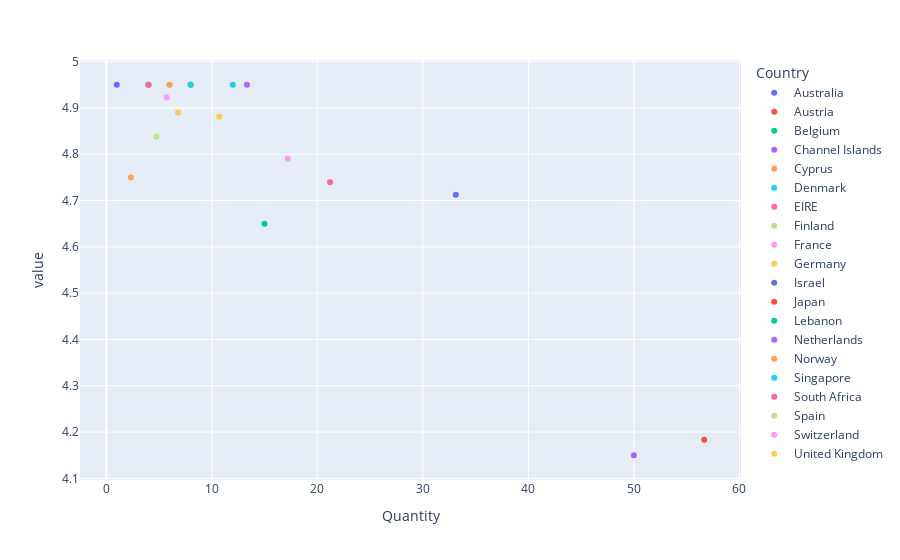

Notebook cell for this chart:
### Code cell
# Traces
traces = px.scatter(pb_country_qty_up , x="Quantity", y=['UnitPrice'],color="Country")

# Layout 
layout = go.Layout(width=700, height=600,
                   xaxis=go.layout.XAxis(title=go.layout.xaxis.Title(text='Average Quantity')),
                   yaxis=go.layout.YAxis(title=go.layout.yaxis.Title(text='Average Unit Price')),
                   title=go.layout.Title(text='Average Quantity VS Average Unit Price'));
# Plot
py.iplot(go.Figure(data=traces, layout=layout));

### Figure 1 — Plotly figure (JSON) as saved in the notebook; plotly's stock layout.template omitted (floating-point values rounded to 4 significant figures)
{"data": [{"hovertemplate": "Country=Australia<br>Quantity=%{x}<br>value=%{y}<extra></extra>", "legendgroup": "Australia", "marker": {"color": "#636efa", "symbol": "circle"}, "mode": "markers", "name": "Australia", "orientation": "v", "showlegend": true, "type": "scatter", "x": [33.12], "xaxis": "x", "y": [4.713], "yaxis": "y"}, {"hovertemplate": "Country=Austria<br>Quantity=%{x}<br>value=%{y}<extra></extra>", "legendgroup": "Austria", "marker": {"color": "#EF553B", "symbol": "circle"}, "mode": "markers", "name": "Austria", "orientation": "v", "showlegend": true, "type": "scatter", "x": [8], "xaxis": "x", "y": [4.95], "yaxis": "y"}, {"hovertemplate": "Country=Belgium<br>Quantity=%{x}<br>value=%{y}<extra></extra>", "legendgroup": "Belgium", "marker": {"color": "#00cc96", "symbol": "circle"}, "mode": "markers", "name": "Belgium", "orientation": "v", "showlegend": true, "type": "scatter", "x": [4], "xaxis": "x", "y": [4.95], "yaxis": "y"}, {"hovertemplate": "Country=Channel Islands<br>Quantity=%{x}<br>value=%{y}<extra></extra>", "legendgroup": "Channel Islands", "marker": {"color": "#ab63fa", "symbol": "circle"}, "mode": "markers", "name": "Channel Islands", "orientation": "v", "showlegend": true, "type": "scatter", "x": [13.33], "xaxis": "x", "y": [4.95], "yaxis": "y"}, {"hovertemplate": "Country=Cyprus<br>Quantity=%{x}<br>value=%{y}<extra></extra>", "legendgroup": "Cyprus", "marker": {"color": "#FFA15A", "symbol": "circle"}, "mode": "markers", "name": "Cyprus", "orientation": "v", "showlegend": true, "type": "scatter", "x": [2.333], "xaxis": "x", "y": [4.75], "yaxis": "y"}, {"hovertemplate": "Country=Denmark<br>Quantity=%{x}<br>value=%{y}<extra></extra>", "legendgroup": "Denmark", "marker": {"color": "#19d3f3", "symbol": "circle"}, "mode": "markers", "name": "Denmark", "orientation": "v", "showlegend": true, "type": "scatter", "x": [12], "xaxis": "x", "y": [4.95], "yaxis": "y"}, {"hovertemplate": "Country=EIRE<br>Quantity=%{x}<br>value=%{y}<extra></extra>", "legendgroup": "EIRE", "marker": {"color": "#FF6692", "symbol": "circle"}, "mode": "markers", "name": "EIRE", "orientation": "v", "showlegend": true, "type": "scatter", "x": [21.21], "xaxis": "x", "y": [4.739], "yaxis": "y"}, {"hovertemplate": "Country=Finland<br>Quantity=%{x}<br>value=%{y}<extra></extra>", "legendgroup": "Finland", "marker": {"color": "#B6E880", "symbol": "circle"}, "mode": "markers", "name": "Finland", "orientation": "v", "showlegend": true, "type": "scatter", "x": [6], "xaxis": "x", "y": [4.95], "yaxis": "y"}, {"hovertemplate": "Country=France<br>Quantity=%{x}<br>value=%{y}<extra></extra>", "legendgroup": "France", "marker": {"color": "#FF97FF", "symbol": "circle"}, "mode": "markers", "name": "France", "orientation": "v", "showlegend": true, "type": "scatter", "x": [5.727], "xaxis": "x", "y": [4.923], "yaxis": "y"}, {"hovertemplate": "Country=Germany<br>Quantity=%{x}<br>value=%{y}<extra></extra>", "legendgroup": "Germany", "marker": {"color": "#FECB52", "symbol": "circle"}, "mode": "markers", "name": "Germany", "orientation": "v", "showlegend": true, "type": "scatter", "x": [6.8], "xaxis": "x", "y": [4.89], "yaxis": "y"}, {"hovertemplate": "Country=Israel<br>Quantity=%{x}<br>value=%{y}<extra></extra>", "legendgroup": "Israel", "marker": {"color": "#636efa", "symbol": "circle"}, "mode": "markers", "name": "Israel", "orientation": "v", "showlegend": true, "type": "scatter", "x": [1], "xaxis": "x", "y": [4.95], "yaxis": "y"}, {"hovertemplate": "Country=Japan<br>Quantity=%{x}<br>value=%{y}<extra></extra>", "legendgroup": "Japan", "marker": {"color": "#EF553B", "symbol": "circle"}, "mode": "markers", "name": "Japan", "orientation": "v", "showlegend": true, "type": "scatter", "x": [56.67], "xaxis": "x", "y": [4.183], "yaxis": "y"}, {"hovertemplate": "Country=Lebanon<br>Quantity=%{x}<br>value=%{y}<extra></extra>", "legendgroup": "Lebanon", "marker": {"color": "#00cc96", "symbol": "circle"}, "mode": "markers", "name": "Lebanon", "orientation": "v", "showlegend": true, "type": "scatter", "x": [15], "xaxis": "x", "y": [4.65], "yaxis": "y"}, {"hovertemplate": "Country=Netherlands<br>Quantity=%{x}<br>value=%{y}<extra></extra>", "legendgroup": "Netherlands", "marker": {"color": "#ab63fa", "symbol": "circle"}, "mode": "markers", "name": "Netherlands", "orientation": "v", "showlegend": true, "type": "scatter", "x": [50], "xaxis": "x", "y": [4.15], "yaxis": "y"}, {"hovertemplate": "Country=Norway<br>Quantity=%{x}<br>value=%{y}<extra></extra>", "legendgroup": "Norway", "marker": {"color": "#FFA15A", "symbol": "circle"}, "mode": "markers", "name": "Norway", "orientation": "v", "showlegend": true, "type": "scatter", "x": [6], "xaxis": "x", "y": [4.95], "yaxis": "y"}, {"hovertemplate": "Country=Singapore<br>Quantity=%{x}<br>value=%{y}<extra></extra>", "legendgroup": "Singapore", "marker": {"color": "#19d3f3", "symbol": "circle"}, "mode": "markers", "name": "Singapore", "orientation": "v", "showlegend": true, "type": "scatter", "x": [8], "xaxis": "x", "y": [4.95], "yaxis": "y"}, {"hovertemplate": "Country=South Africa<br>Quantity=%{x}<br>value=%{y}<extra></extra>", "legendgroup": "South Africa", "marker": {"color": "#FF6692", "symbol": "circle"}, "mode": "markers", "name": "South Africa", "orientation": "v", "showlegend": true, "type": "scatter", "x": [4], "xaxis": "x", "y": [4.95], "yaxis": "y"}, {"hovertemplate": "Country=Spain<br>Quantity=%{x}<br>value=%{y}<extra></extra>", "legendgroup": "Spain", "marker": {"color": "#B6E880", "symbol": "circle"}, "mode": "markers", "name": "Spain", "orientation": "v", "showlegend": true, "type": "scatter", "x": [4.75], "xaxis": "x", "y": [4.838], "yaxis": "y"}, {"hovertemplate": "Country=Switzerland<br>Quantity=%{x}<br>value=%{y}<extra></extra>", "legendgroup": "Switzerland", "marker": {"color": "#FF97FF", "symbol": "circle"}, "mode": "markers", "name": "Switzerland", "orientation": "v", "showlegend": true, "type": "scatter", "x": [17.2], "xaxis": "x", "y": [4.79], "yaxis": "y"}, {"hovertemplate": "Country=United Kingdom<br>Quantity=%{x}<br>value=%{y}<extra></extra>", "legendgroup": "United Kingdom", "marker": {"color": "#FECB52", "symbol": "circle"}, "mode": "markers", "name": "United Kingdom", "orientation": "v", "showlegend": true, "type": "scatter", "x": [10.71], "xaxis": "x", "y": [4.881], "yaxis": "y"}], "layout": {"legend": {"title": {"text": "Country"}, "tracegroupgap": 0}, "margin": {"t": 60}, "xaxis": {"anchor": "y", "domain": [0, 1], "title": {"text": "Quantity"}}, "yaxis": {"anchor": "x", "domain": [0, 1], "title": {"text": "value"}}}}
